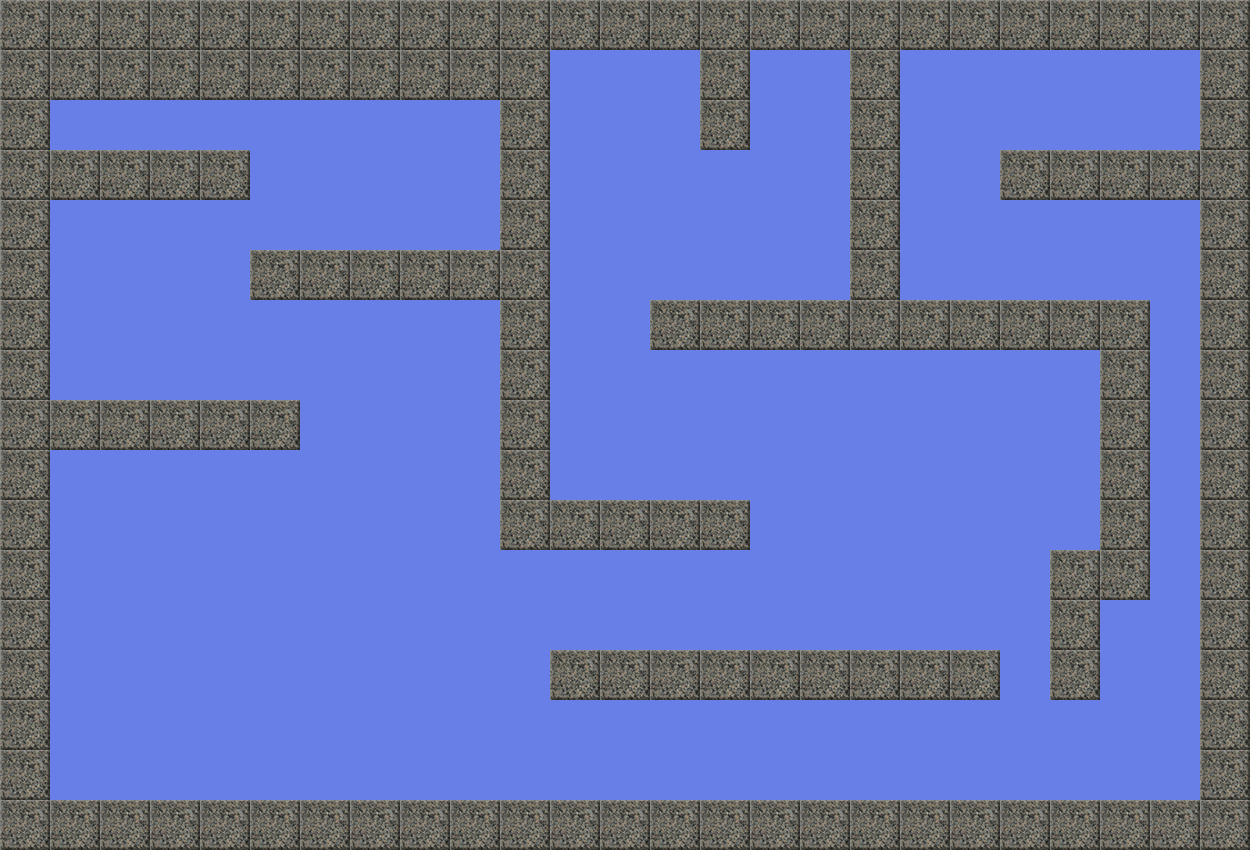

Rendered tile map (Tiled .tmx) drawn with the repository's tilesets; below, a short description and the full map source, tile grids included:
An orthogonal 25x17 tile map with 50x50 px tiles, 1 tile layer (Tile Layer 1).

<map version="1.0" tiledversion="1.1.2" orientation="orthogonal" renderorder="right-down" width="25" height="17" tilewidth="50" tileheight="50" infinite="0" backgroundcolor="#687fe7" nextobjectid="1">
 <tileset firstgid="1" source="tileset.tsx" />
 <layer name="Tile Layer 1" width="25" height="17">
  <data encoding="csv">
1,1,1,1,1,1,1,1,1,1,1,1,1,1,1,1,1,1,1,1,1,1,1,1,1,
1,1,1,1,1,1,1,1,1,1,1,0,0,0,1,0,0,1,0,0,0,0,0,0,1,
1,0,0,0,0,0,0,0,0,0,1,0,0,0,1,0,0,1,0,0,0,0,0,0,1,
1,1,1,1,1,0,0,0,0,0,1,0,0,0,0,0,0,1,0,0,1,1,1,1,1,
1,0,0,0,0,0,0,0,0,0,1,0,0,0,0,0,0,1,0,0,0,0,0,0,1,
1,0,0,0,0,1,1,1,1,1,1,0,0,0,0,0,0,1,0,0,0,0,0,0,1,
1,0,0,0,0,0,0,0,0,0,1,0,0,1,1,1,1,1,1,1,1,1,1,0,1,
1,0,0,0,0,0,0,0,0,0,1,0,0,0,0,0,0,0,0,0,0,0,1,0,1,
1,1,1,1,1,1,0,0,0,0,1,0,0,0,0,0,0,0,0,0,0,0,1,0,1,
1,0,0,0,0,0,0,0,0,0,1,0,0,0,0,0,0,0,0,0,0,0,1,0,1,
1,0,0,0,0,0,0,0,0,0,1,1,1,1,1,0,0,0,0,0,0,0,1,0,1,
1,0,0,0,0,0,0,0,0,0,0,0,0,0,0,0,0,0,0,0,0,1,1,0,1,
1,0,0,0,0,0,0,0,0,0,0,0,0,0,0,0,0,0,0,0,0,1,0,0,1,
1,0,0,0,0,0,0,0,0,0,0,1,1,1,1,1,1,1,1,1,0,1,0,0,1,
1,0,0,0,0,0,0,0,0,0,0,0,0,0,0,0,0,0,0,0,0,0,0,0,1,
1,0,0,0,0,0,0,0,0,0,0,0,0,0,0,0,0,0,0,0,0,0,0,0,1,
1,1,1,1,1,1,1,1,1,1,1,1,1,1,1,1,1,1,1,1,1,1,1,1,1
</data>
 </layer>
</map>